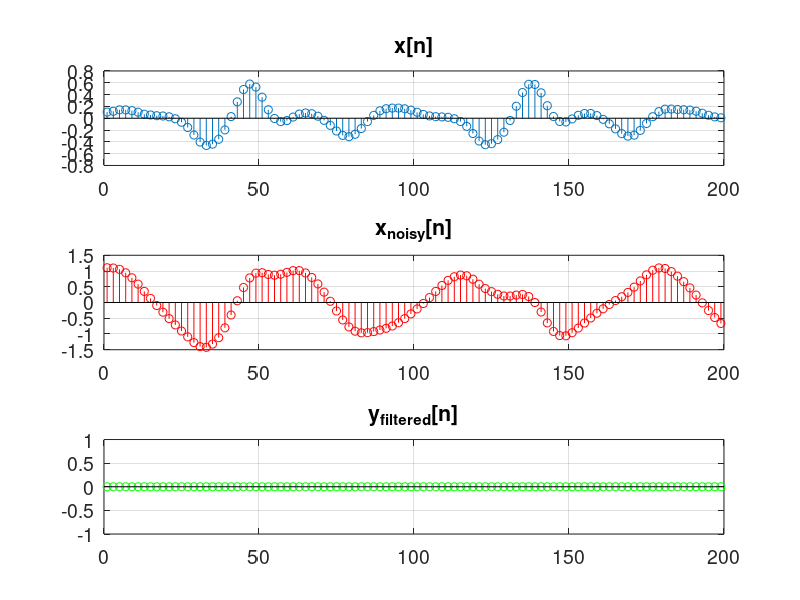

MATLAB code for this plot:
% e8_2_trumpet_notch_template.m     
% reads sound samples (44100 sample rate), adds 750 Hz sine, 
% plays sound before and after the addition, then notch filters to remove the 750 Hz, 
% NOTE: use the exact (double precision) values of transfer function coefficients, 
%  not approximations, else the filter may be unstable, results grow to infinity
clear; close all; set(0,'defaultAxesFontSize',14);  
load trumpet.mat;             % 278 kB double-precision X array data file, must be in same folder
LX=length(X)-1;
a=0.99                        % the filter's resolution parameter
W_i = 2*pi*750/44100          % interference frequency for the notch to eliminate
XN = X + cos(W_i*[0:LX]);     % signal plus noise
y = zeros(1,LX+3);            % array to hold output
%%%%%%%%%%%%%%%%%%%%%%%%%%%%%%%%%%%%%%%%%%%%%%%%%%%%%%%%%%%%%%%%%
%%% insert code here to calculate filter coefficient values and
%%%   process XN via the filter to produce output array y
%%%%%%%%%%%%%%%%%%%%%%%%%%%%%%%%%%%%%%%%%%%%%%%%%%%%%%%%%%%%%%%%%

nvec = 1:2:200;               % for stem plots
figure, subplot(3,1,1), stem(nvec, X(nvec)), grid on,title('x[n]'),
   subplot(3,1,2), stem(nvec, XN(nvec),'r'), grid on,title('x_{noisy}[n]')
   subplot(3,1,3), stem(nvec, y(nvec),'g'), grid on,title('y_{filtered}[n]')
   
soundsc(X,44100),pause(2),      % play the sounds before and after
  soundsc(XN,44100),pause(2),
    soundsc(y,44100)            % filtered sound
